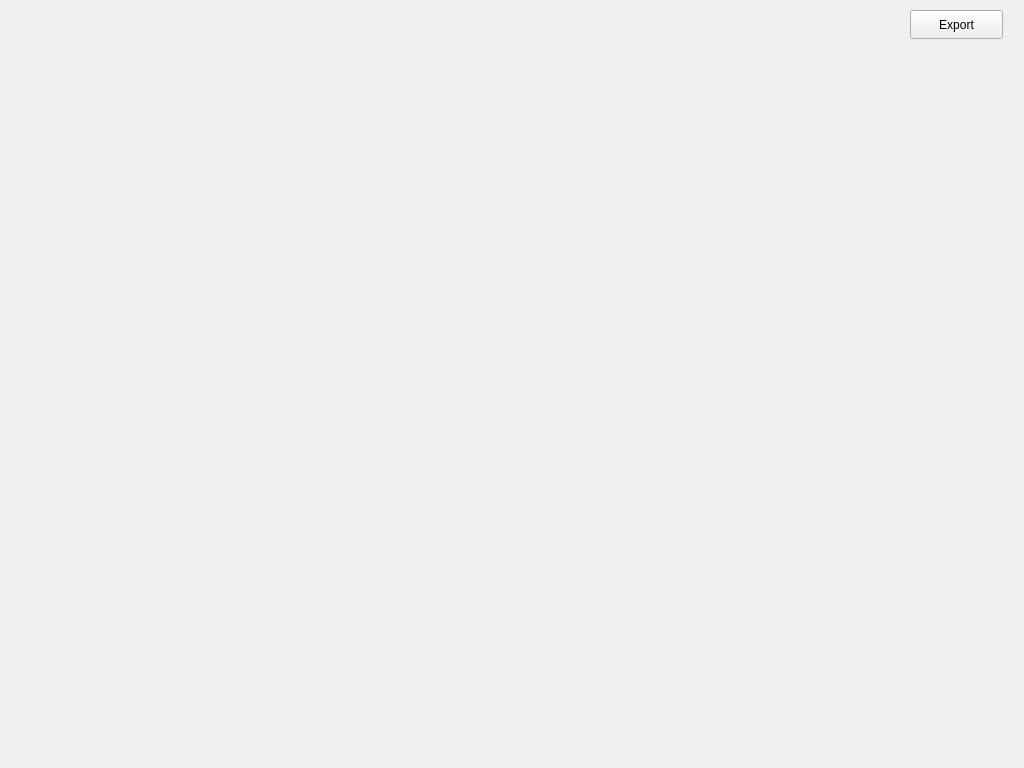
<?xml version="1.0" encoding="UTF-8"?>
<ui version="4.0">
 <class>Dashboard</class>
 <widget class="QWidget" name="Dashboard">
  <property name="geometry">
   <rect>
    <x>0</x>
    <y>0</y>
    <width>1024</width>
    <height>768</height>
   </rect>
  </property>
  <property name="windowTitle">
   <string>Dashboard</string>
  </property>
  <layout class="QVBoxLayout" name="verticalLayout">
   <item>
    <widget class="QScrollArea" name="scrollArea">
     <property name="frameShape">
      <enum>QFrame::Shape::NoFrame</enum>
     </property>
     <property name="widgetResizable">
      <bool>true</bool>
     </property>
     <widget class="QWidget" name="scrollAreaWidgetContents">
      <property name="geometry">
       <rect>
        <x>0</x>
        <y>0</y>
        <width>1002</width>
        <height>746</height>
       </rect>
      </property>
     </widget>
    </widget>
   </item>
  </layout>
  <widget class="QPushButton" name="exportBtn">
   <property name="geometry">
    <rect>
     <x>910</x>
     <y>10</y>
     <width>93</width>
     <height>29</height>
    </rect>
   </property>
   <property name="text">
    <string>Export</string>
   </property>
  </widget>
 </widget>
 <resources/>
 <connections/>
</ui>
